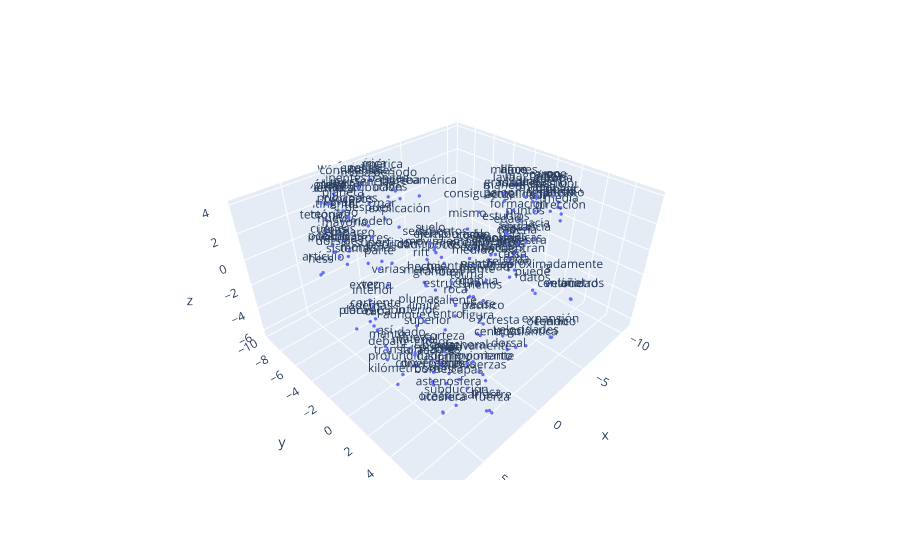

Notebook code cell kept with this figure:
### Code cell
vecs, labels = reduce_dimensions(w2v_model,3)

fig = px.scatter_3d(x=vecs[:MAX_WORDS,0], y=vecs[:MAX_WORDS,1], z=vecs[:MAX_WORDS,2],text=labels[:MAX_WORDS])
fig.update_traces(marker_size = 2)
#fig.show(renderer="colab") # esto para plotly en colab
fig.show() # esto para plotly en colab

### Figure 1 — Plotly figure (JSON) as saved in the notebook; plotly's stock layout.template omitted (floating-point values rounded to 4 significant figures; data arrays with more than 128 entries replaced by an {"elided": "..."} marker saying what was removed)
{"data": [{"hovertemplate": "x=%{x}<br>y=%{y}<br>z=%{z}<br>text=%{text}<extra></extra>", "legendgroup": "", "marker": {"color": "#636efa", "size": 2, "symbol": "circle"}, "mode": "markers+text", "name": "", "scene": "scene", "showlegend": false, "text": {"elided": "200 str values"}, "type": "scatter3d", "x": {"elided": "200 float values"}, "y": {"elided": "200 float values"}, "z": {"elided": "200 float values"}}], "layout": {"legend": {"tracegroupgap": 0}, "margin": {"t": 60}, "scene": {"domain": {"x": [0, 1], "y": [0, 1]}, "xaxis": {"title": {"text": "x"}}, "yaxis": {"title": {"text": "y"}}, "zaxis": {"title": {"text": "z"}}}}}
